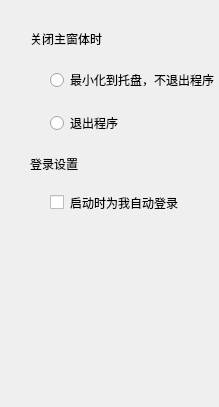
          <widget class="QWidget" name="page_live_other">
           <property name="styleSheet">
            <string notr="true">#wgt_other{
background:transparent;
}</string>
           </property>
           <layout class="QVBoxLayout" name="verticalLayout_5">
            <property name="spacing">
             <number>20</number>
            </property>
            <property name="leftMargin">
             <number>30</number>
            </property>
            <property name="topMargin">
             <number>30</number>
            </property>
            <property name="rightMargin">
             <number>0</number>
            </property>
            <property name="bottomMargin">
             <number>0</number>
            </property>
            <item>
             <widget class="QLabel" name="lbl_other">
              <property name="text">
               <string>关闭主窗体时</string>
              </property>
             </widget>
            </item>
            <item>
             <widget class="QWidget" name="wgt_other" native="true">
              <layout class="QVBoxLayout" name="verticalLayout_4">
               <property name="spacing">
                <number>19</number>
               </property>
               <property name="leftMargin">
                <number>20</number>
               </property>
               <property name="topMargin">
                <number>0</number>
               </property>
               <property name="rightMargin">
                <number>0</number>
               </property>
               <property name="bottomMargin">
                <number>0</number>
               </property>
               <item>
                <widget class="QRadioButton" name="radioButton_min">
                 <property name="text">
                  <string>最小化到托盘，不退出程序</string>
                 </property>
                </widget>
               </item>
               <item>
                <widget class="QRadioButton" name="radioButton_exit">
                 <property name="text">
                  <string>退出程序</string>
                 </property>
                </widget>
               </item>
              </layout>
             </widget>
            </item>
            <item>
             <widget class="QLabel" name="label_autoLogin">
              <property name="text">
               <string>登录设置</string>
              </property>
             </widget>
            </item>
            <item>
             <widget class="QCheckBox" name="checkBox_autoLogin">
              <property name="styleSheet">
               <string notr="true">padding-left:20px;</string>
              </property>
              <property name="text">
               <string>启动时为我自动登录</string>
              </property>
             </widget>
            </item>
            <item>
             <spacer name="verticalSpacer_3">
              <property name="orientation">
               <enum>Qt::Vertical</enum>
              </property>
              <property name="sizeHint" stdset="0">
               <size>
                <width>20</width>
                <height>195</height>
               </size>
              </property>
             </spacer>
            </item>
           </layout>
          </widget>
